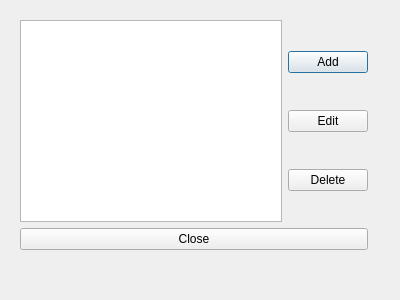
<?xml version="1.0" encoding="UTF-8"?>
<ui version="4.0">
 <class>ManageAccountsDialog</class>
 <widget class="QDialog" name="ManageAccountsDialog">
  <property name="geometry">
   <rect>
    <x>0</x>
    <y>0</y>
    <width>400</width>
    <height>300</height>
   </rect>
  </property>
  <property name="windowTitle">
   <string>Manage Accounts</string>
  </property>
  <widget class="QWidget" name="">
   <property name="geometry">
    <rect>
     <x>20</x>
     <y>20</y>
     <width>348</width>
     <height>230</height>
    </rect>
   </property>
   <layout class="QVBoxLayout" name="verticalLayout_2">
    <item>
     <layout class="QHBoxLayout" name="horizontalLayout">
      <item>
       <widget class="QListView" name="accountsListView"/>
      </item>
      <item>
       <layout class="QVBoxLayout" name="verticalLayout">
        <item>
         <widget class="QPushButton" name="btnAdd">
          <property name="text">
           <string>Add</string>
          </property>
         </widget>
        </item>
        <item>
         <widget class="QPushButton" name="btnEdit">
          <property name="text">
           <string>Edit</string>
          </property>
         </widget>
        </item>
        <item>
         <widget class="QPushButton" name="btnDelete">
          <property name="text">
           <string>Delete</string>
          </property>
         </widget>
        </item>
       </layout>
      </item>
     </layout>
    </item>
    <item>
     <widget class="QPushButton" name="btnClose">
      <property name="text">
       <string>Close</string>
      </property>
     </widget>
    </item>
   </layout>
  </widget>
 </widget>
 <resources/>
 <connections/>
</ui>
